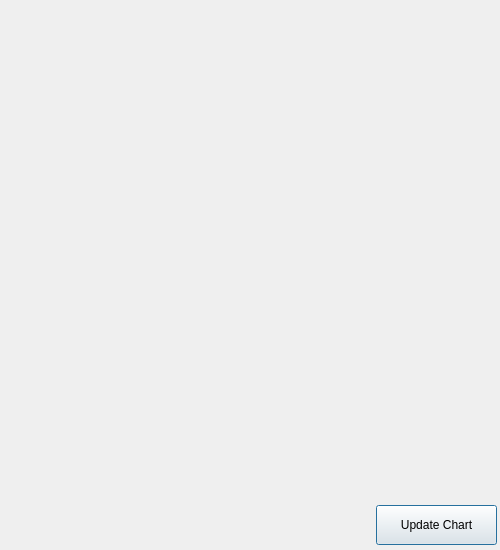
<?xml version="1.0" encoding="UTF-8"?>
<ui version="4.0">
 <class>StereonetDialogBase</class>
 <widget class="QDialog" name="StereonetDialogBase">
  <property name="geometry">
   <rect>
    <x>0</x>
    <y>0</y>
    <width>500</width>
    <height>550</height>
   </rect>
  </property>
  <property name="minimumSize">
   <size>
    <width>500</width>
    <height>550</height>
   </size>
  </property>
  <property name="maximumSize">
   <size>
    <width>500</width>
    <height>550</height>
   </size>
  </property>
  <property name="baseSize">
   <size>
    <width>500</width>
    <height>530</height>
   </size>
  </property>
  <property name="windowTitle">
   <string>Stereonet</string>
  </property>
  <widget class="QWidget" name="stereonetPlot" native="true">
   <property name="geometry">
    <rect>
     <x>0</x>
     <y>0</y>
     <width>500</width>
     <height>500</height>
    </rect>
   </property>
  </widget>
  <widget class="QPushButton" name="updateButton">
   <property name="geometry">
    <rect>
     <x>376</x>
     <y>505</y>
     <width>121</width>
     <height>40</height>
    </rect>
   </property>
   <property name="text">
    <string>Update Chart</string>
   </property>
  </widget>
 </widget>
 <resources/>
 <connections/>
</ui>
